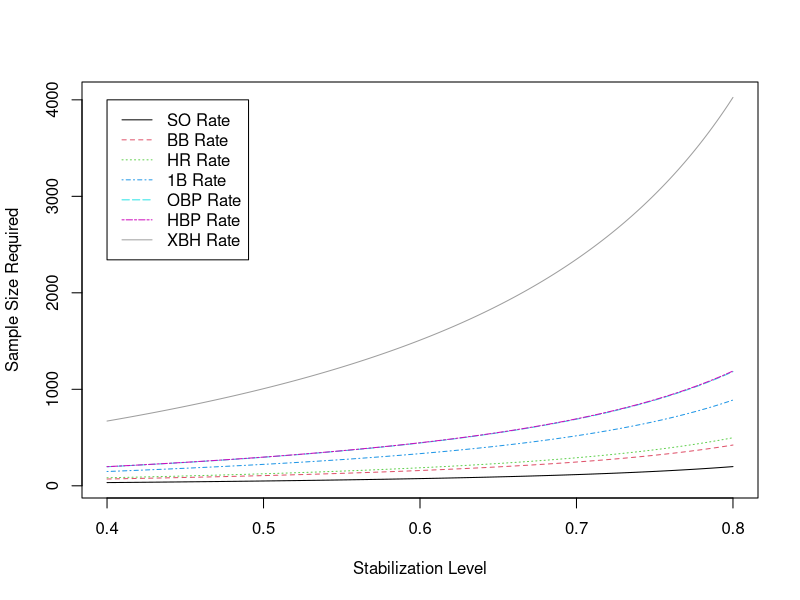
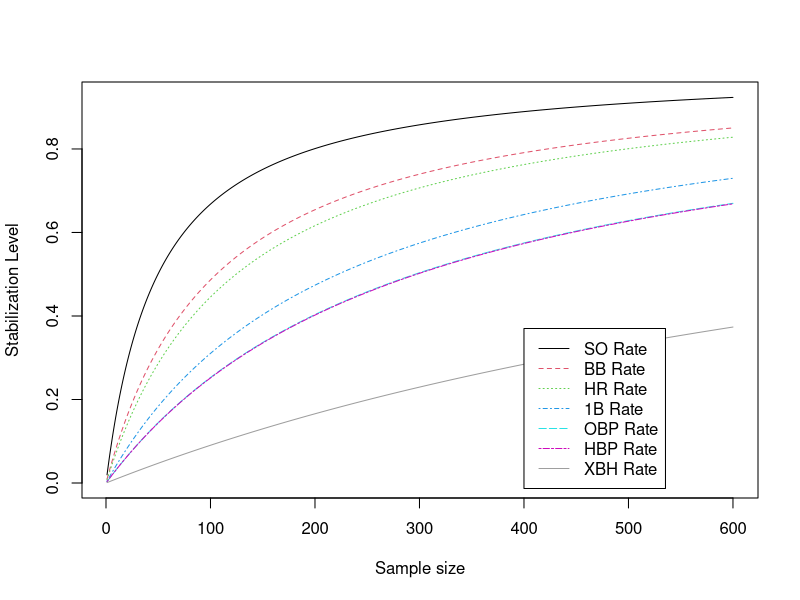

Here is the R script that generated these plots, in order:
MSO = 49.73072
MBB = 105.5944
MHR = 124.5226
M1B = 222.1613
MOBP = 295.7912
MHBP = 297.4059
MXBH = 1006.301


#Based on p

p <- seq(0.4,.8,by=0.001)
p_ <- p/(1-p)

sPoints <- cbind(p_*MSO, p_*MBB, p_*MHR, p_*M1B, p_*MOBP, p_*MHBP,p_*MXBH)

matplot(p, sPoints, type = 'l', xlab = "Stabilization Level", ylab = "Sample Size Required", col=c(1:6,8), lty = 1:7)

legend(0.4, 4000,  c("SO Rate", "BB Rate", "HR Rate", "1B Rate", "OBP Rate", "HBP Rate", "XBH Rate"), col=c(1:6,8), lty = 1:7)


#Based on n

n <- 1:600

#sPoints <- cbind(n/(n+MOBP), n/(n+MSO), n/(n+MBB), n/(n+M1B), n/(n+MXBH), n/(n+MHR))
sPoints <- cbind(n/(n+MSO), n/(n+MBB), n/(n+MHR), n/(n+M1B), n/(n+MOBP), n/(n+MHBP),n/(n+MXBH))


matplot(n, sPoints, type = 'l', xlab = "Sample size", ylab = "Stabilization Level", col=c(1:6,8),lty=1:7)

legend(400, 0.37, c("SO Rate", "BB Rate", "HR Rate", "1B Rate", "OBP Rate", "HBP Rate","XBH Rate"), col = c(1:6,8), lty = 1:7)

#Order: SO Rate, BB Rate, HR Rate, 1B Rate, OBP , HBP, XBH